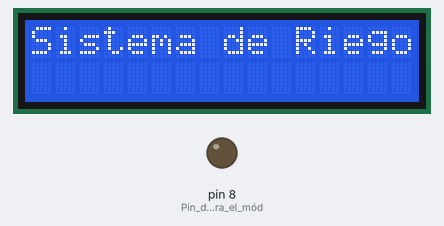
This sketch was run on a simulated Arduino Uno, built with avr-gcc and run on an emulated ATmega328P. Parts: 16×2 character LCD, output pins drawn as LEDs (lit = HIGH). What the sketch prints to the serial monitor is not drawn. At 26.1 s the program stops and its outputs stay as they are.

Above: at 0.1 s.
At 2.1 s:
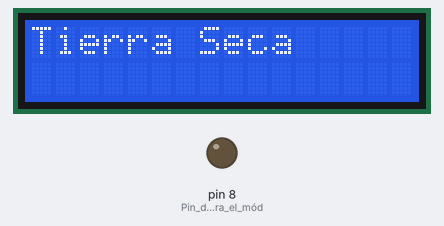
At 23.2 s:
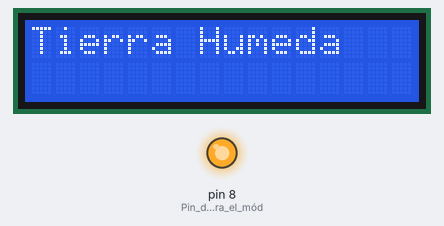
Timing chart, 0 to 24.7 s (numbered marks = the images above):
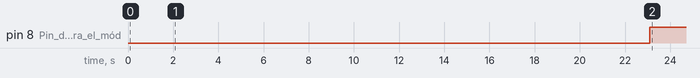

The sketch:

Proyecto_Hackathon_-_TechGirls_V2_Simplificado.ino
```cpp
#include <Wire.h>
#include <LiquidCrystal_I2C.h>

// Dirección del módulo I2C (ajusta si es necesario)
LiquidCrystal_I2C lcd(0x27, 16, 2);

int water; // Variable para almacenar el estado del sensor de humedad

void setup() {
  pinMode(8,OUTPUT); // Pin de salida para el módulo de relé
  pinMode(6,INPUT); // Pin de entrada para el sensor de humedad

  // Inicia la comunicación serie
  Serial.begin(9600);

  // Inicia el LCD I2C
  lcd.init();
  lcd.backlight();
  lcd.setCursor(0, 0);
  lcd.print("Sistema de Riego");
  delay(2000);
  lcd.clear();
}

void loop() {
  // Mostrar siempre "Tierra Seca"
  lcd.clear();
  lcd.setCursor(0, 0);
  lcd.print("Tierra Seca");
  Serial.println("Tierra Seca");

  // Activar el relé por 21 segundos
  digitalWrite(8,LOW); // Activa el suministro de agua
  delay(21000);

  // Desactivar el relé y mostrar "Tierra Humeda"
  digitalWrite(8,HIGH); // Corta el suministro de agua
  lcd.clear();
  lcd.setCursor(0, 0);
  lcd.print("Tierra Humeda");
  Serial.println("Tierra Humeda");

  // Detener el programa después de mostrar "Tierra Humeda"
  while(true) {
    delay(1000); // Mantiene el estado sin hacer nada
  }
}
```

Measured:
- by itself, pin 8 (Pin_de_salida_para_el_mód): LOW → HIGH at 23.1 s
- what the display in image 1 shows lasts 21.0 s, from 2.1 s to 23.1 s
